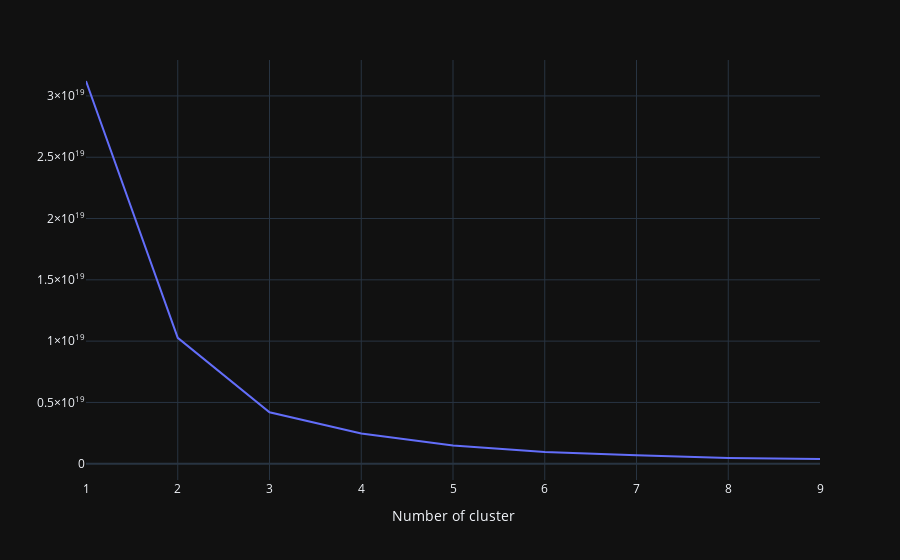

Notebook code for this chart:
### Code cell
my_dict={}
ctm_revenue = ctm_dt[['Sales']]
for idx in range(1, 10):
    kmeans = KMeans(n_clusters=idx, max_iter=1000).fit(ctm_revenue)
    ctm_revenue["clusters"] = kmeans.labels_
    my_dict[idx] = kmeans.inertia_ 

line_fig = px.line(x=list(my_dict.keys()), 
                   y=list(my_dict.values()), 
                   template="plotly_dark"
                  )

line_fig.update_layout(title_x=0, 
                       xaxis_title="Number of cluster", 
                       yaxis_title=""
                      )

line_fig.show(config={'displaylogo': False})

### Figure 1 — Plotly figure (JSON) as saved in the notebook; plotly's stock layout.template omitted (floating-point values rounded to 4 significant figures)
{"data": [{"hovertemplate": "x=%{x}<br>y=%{y}<extra></extra>", "legendgroup": "", "line": {"color": "#636efa", "dash": "solid"}, "marker": {"symbol": "circle"}, "mode": "lines", "name": "", "orientation": "v", "showlegend": false, "type": "scatter", "x": [1, 2, 3, 4, 5, 6, 7, 8, 9], "xaxis": "x", "y": [31216780844071182000, 10274512023611642000, 4203794960617513000, 2470366564734486500, 1496203490826721800, 955285460740448300, 688122686170707000, 470532439852310400, 387634663652308200], "yaxis": "y"}], "layout": {"legend": {"tracegroupgap": 0}, "margin": {"t": 60}, "title": {"x": 0}, "xaxis": {"anchor": "y", "domain": [0, 1], "title": {"text": "Number of cluster"}}, "yaxis": {"anchor": "x", "domain": [0, 1], "title": {"text": ""}}}}
